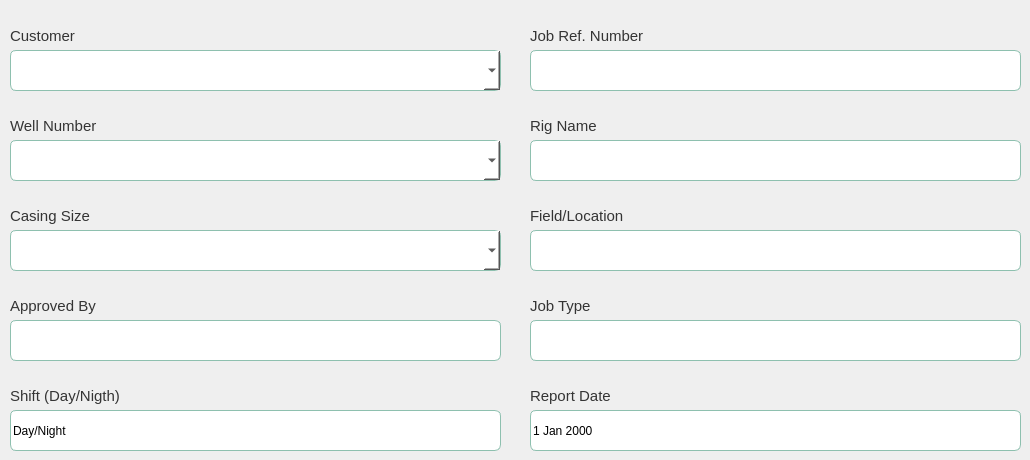
     <widget class="QWidget" name="tab_report_information">
      <attribute name="title">
       <string>Report Information</string>
      </attribute>
      <widget class="QLabel" name="lbl_customer">
       <property name="geometry">
        <rect>
         <x>10</x>
         <y>20</y>
         <width>81</width>
         <height>31</height>
        </rect>
       </property>
       <property name="font">
        <font>
         <pointsize>11</pointsize>
        </font>
       </property>
       <property name="styleSheet">
        <string notr="true">color: rgb(52, 52, 52);</string>
       </property>
       <property name="text">
        <string>Customer</string>
       </property>
      </widget>
      <widget class="QComboBox" name="cbx_customer">
       <property name="geometry">
        <rect>
         <x>10</x>
         <y>50</y>
         <width>491</width>
         <height>41</height>
        </rect>
       </property>
       <property name="styleSheet">
        <string notr="true">
background-color:#fff;
border: 1px solid #8ec0af;
border-radius: 6px</string>
       </property>
      </widget>
      <widget class="QLabel" name="lbl_well_number">
       <property name="geometry">
        <rect>
         <x>10</x>
         <y>110</y>
         <width>111</width>
         <height>31</height>
        </rect>
       </property>
       <property name="font">
        <font>
         <pointsize>11</pointsize>
        </font>
       </property>
       <property name="styleSheet">
        <string notr="true">color: rgb(52, 52, 52);</string>
       </property>
       <property name="text">
        <string>Well Number</string>
       </property>
      </widget>
      <widget class="QComboBox" name="cbx_well_number">
       <property name="geometry">
        <rect>
         <x>10</x>
         <y>140</y>
         <width>491</width>
         <height>41</height>
        </rect>
       </property>
       <property name="styleSheet">
        <string notr="true">
background-color:#fff;
border: 1px solid #8ec0af;
border-radius: 6px</string>
       </property>
      </widget>
      <widget class="QLabel" name="lbl_casing_size">
       <property name="geometry">
        <rect>
         <x>10</x>
         <y>200</y>
         <width>101</width>
         <height>31</height>
        </rect>
       </property>
       <property name="font">
        <font>
         <pointsize>11</pointsize>
        </font>
       </property>
       <property name="styleSheet">
        <string notr="true">color: rgb(52, 52, 52);</string>
       </property>
       <property name="text">
        <string>Casing Size</string>
       </property>
      </widget>
      <widget class="QComboBox" name="cbx_casig_size">
       <property name="geometry">
        <rect>
         <x>10</x>
         <y>230</y>
         <width>491</width>
         <height>41</height>
        </rect>
       </property>
       <property name="styleSheet">
        <string notr="true">
background-color:#fff;
border: 1px solid #8ec0af;
border-radius: 6px</string>
       </property>
      </widget>
      <widget class="QLabel" name="lbl_job_ref">
       <property name="geometry">
        <rect>
         <x>530</x>
         <y>20</y>
         <width>141</width>
         <height>31</height>
        </rect>
       </property>
       <property name="font">
        <font>
         <pointsize>11</pointsize>
        </font>
       </property>
       <property name="styleSheet">
        <string notr="true">color: rgb(52, 52, 52);</string>
       </property>
       <property name="text">
        <string>Job Ref. Number</string>
       </property>
      </widget>
      <widget class="QLineEdit" name="txt_job_ref">
       <property name="geometry">
        <rect>
         <x>530</x>
         <y>50</y>
         <width>491</width>
         <height>41</height>
        </rect>
       </property>
       <property name="styleSheet">
        <string notr="true">QLineEdit{


background-color:#fff;
border: 1px solid #8ec0af;
border-radius: 6px
}</string>
       </property>
       <property name="placeholderText">
        <string/>
       </property>
      </widget>
      <widget class="QLineEdit" name="txt_rig_name">
       <property name="geometry">
        <rect>
         <x>530</x>
         <y>140</y>
         <width>491</width>
         <height>41</height>
        </rect>
       </property>
       <property name="styleSheet">
        <string notr="true">QLineEdit{


background-color:#fff;
border: 1px solid #8ec0af;
border-radius: 6px
}</string>
       </property>
       <property name="placeholderText">
        <string/>
       </property>
      </widget>
      <widget class="QLineEdit" name="txt_field_location">
       <property name="geometry">
        <rect>
         <x>530</x>
         <y>230</y>
         <width>491</width>
         <height>41</height>
        </rect>
       </property>
       <property name="styleSheet">
        <string notr="true">QLineEdit{


background-color:#fff;
border: 1px solid #8ec0af;
border-radius: 6px
}</string>
       </property>
       <property name="placeholderText">
        <string/>
       </property>
      </widget>
      <widget class="QLineEdit" name="txt_aproved_by">
       <property name="geometry">
        <rect>
         <x>10</x>
         <y>320</y>
         <width>491</width>
         <height>41</height>
        </rect>
       </property>
       <property name="styleSheet">
        <string notr="true">QLineEdit{


background-color:#fff;
border: 1px solid #8ec0af;
border-radius: 6px
}</string>
       </property>
       <property name="placeholderText">
        <string/>
       </property>
      </widget>
      <widget class="QLineEdit" name="txt_job_type">
       <property name="geometry">
        <rect>
         <x>530</x>
         <y>320</y>
         <width>491</width>
         <height>41</height>
        </rect>
       </property>
       <property name="styleSheet">
        <string notr="true">QLineEdit{


background-color:#fff;
border: 1px solid #8ec0af;
border-radius: 6px
}</string>
       </property>
       <property name="placeholderText">
        <string/>
       </property>
      </widget>
      <widget class="QLineEdit" name="txt_shift">
       <property name="geometry">
        <rect>
         <x>10</x>
         <y>410</y>
         <width>491</width>
         <height>41</height>
        </rect>
       </property>
       <property name="styleSheet">
        <string notr="true">QLineEdit{


background-color:#fff;
border: 1px solid #8ec0af;
border-radius: 6px
}</string>
       </property>
       <property name="text">
        <string>Day/Night</string>
       </property>
       <property name="placeholderText">
        <string/>
       </property>
      </widget>
      <widget class="QLabel" name="lbl_rig_name">
       <property name="geometry">
        <rect>
         <x>530</x>
         <y>110</y>
         <width>141</width>
         <height>31</height>
        </rect>
       </property>
       <property name="font">
        <font>
         <pointsize>11</pointsize>
        </font>
       </property>
       <property name="styleSheet">
        <string notr="true">color: rgb(52, 52, 52);</string>
       </property>
       <property name="text">
        <string>Rig Name</string>
       </property>
      </widget>
      <widget class="QLabel" name="lbl_field_location">
       <property name="geometry">
        <rect>
         <x>530</x>
         <y>200</y>
         <width>141</width>
         <height>31</height>
        </rect>
       </property>
       <property name="font">
        <font>
         <pointsize>11</pointsize>
        </font>
       </property>
       <property name="styleSheet">
        <string notr="true">color: rgb(52, 52, 52);</string>
       </property>
       <property name="text">
        <string>Field/Location</string>
       </property>
      </widget>
      <widget class="QLabel" name="lbl_job_type">
       <property name="geometry">
        <rect>
         <x>530</x>
         <y>290</y>
         <width>91</width>
         <height>31</height>
        </rect>
       </property>
       <property name="font">
        <font>
         <pointsize>11</pointsize>
        </font>
       </property>
       <property name="styleSheet">
        <string notr="true">color: rgb(52, 52, 52);</string>
       </property>
       <property name="text">
        <string>Job Type</string>
       </property>
      </widget>
      <widget class="QLabel" name="lbl_contacto_7">
       <property name="geometry">
        <rect>
         <x>530</x>
         <y>380</y>
         <width>101</width>
         <height>31</height>
        </rect>
       </property>
       <property name="font">
        <font>
         <pointsize>11</pointsize>
        </font>
       </property>
       <property name="styleSheet">
        <string notr="true">color: rgb(52, 52, 52);</string>
       </property>
       <property name="text">
        <string>Report Date</string>
       </property>
      </widget>
      <widget class="QLabel" name="lbl_approved_by">
       <property name="geometry">
        <rect>
         <x>10</x>
         <y>290</y>
         <width>101</width>
         <height>31</height>
        </rect>
       </property>
       <property name="font">
        <font>
         <pointsize>11</pointsize>
        </font>
       </property>
       <property name="styleSheet">
        <string notr="true">color: rgb(52, 52, 52);</string>
       </property>
       <property name="text">
        <string>Approved By</string>
       </property>
      </widget>
      <widget class="QLabel" name="lbl_shift">
       <property name="geometry">
        <rect>
         <x>10</x>
         <y>380</y>
         <width>141</width>
         <height>31</height>
        </rect>
       </property>
       <property name="font">
        <font>
         <pointsize>11</pointsize>
        </font>
       </property>
       <property name="styleSheet">
        <string notr="true">color: rgb(52, 52, 52);</string>
       </property>
       <property name="text">
        <string>Shift (Day/Nigth)</string>
       </property>
      </widget>
      <widget class="QDateEdit" name="dateEdit">
       <property name="geometry">
        <rect>
         <x>530</x>
         <y>410</y>
         <width>491</width>
         <height>41</height>
        </rect>
       </property>
       <property name="styleSheet">
        <string notr="true">QDateEdit{

background-color:#fff;
border: 1px solid #8ec0af;
border-radius: 6px

}</string>
       </property>
       <property name="buttonSymbols">
        <enum>QAbstractSpinBox::NoButtons</enum>
       </property>
       <property name="accelerated">
        <bool>false</bool>
       </property>
       <property name="correctionMode">
        <enum>QAbstractSpinBox::CorrectToPreviousValue</enum>
       </property>
       <property name="showGroupSeparator" stdset="0">
        <bool>false</bool>
       </property>
      </widget>
      <zorder>lbl_shift</zorder>
      <zorder>lbl_approved_by</zorder>
      <zorder>lbl_contacto_7</zorder>
      <zorder>lbl_job_type</zorder>
      <zorder>lbl_field_location</zorder>
      <zorder>lbl_rig_name</zorder>
      <zorder>lbl_customer</zorder>
      <zorder>cbx_customer</zorder>
      <zorder>lbl_well_number</zorder>
      <zorder>cbx_well_number</zorder>
      <zorder>lbl_casing_size</zorder>
      <zorder>cbx_casig_size</zorder>
      <zorder>lbl_job_ref</zorder>
      <zorder>txt_job_ref</zorder>
      <zorder>txt_rig_name</zorder>
      <zorder>txt_field_location</zorder>
      <zorder>txt_aproved_by</zorder>
      <zorder>txt_job_type</zorder>
      <zorder>txt_shift</zorder>
      <zorder>dateEdit</zorder>
     </widget>
